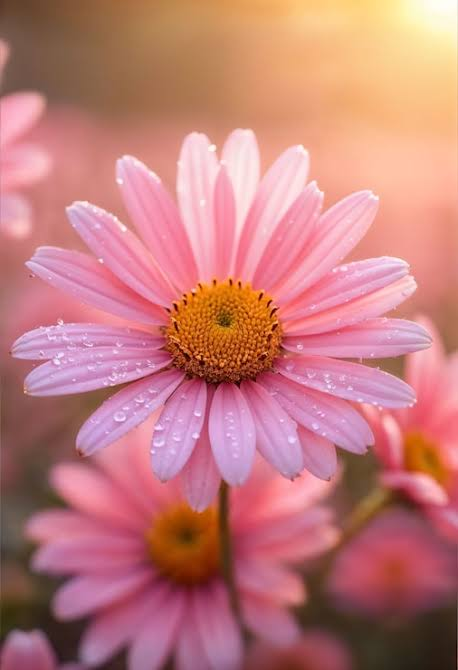
#> input picture phase6/images (1).jpeg, 458 x 670 px, found by its file name
$ python threshold.py
#> lines starting #> are read from the running program, lines starting #| are printed output that depends on the picture; after the words box and inside, x2 and y2 are one past the last pixel; in counts of white or black regions, pixels touching at a corner belong together
import cv2

image=cv2.imread("/Users/tanishqkhetwal/Desktop/open-cv/phase6/images (1).jpeg",cv2.IMREAD_GRAYSCALE)
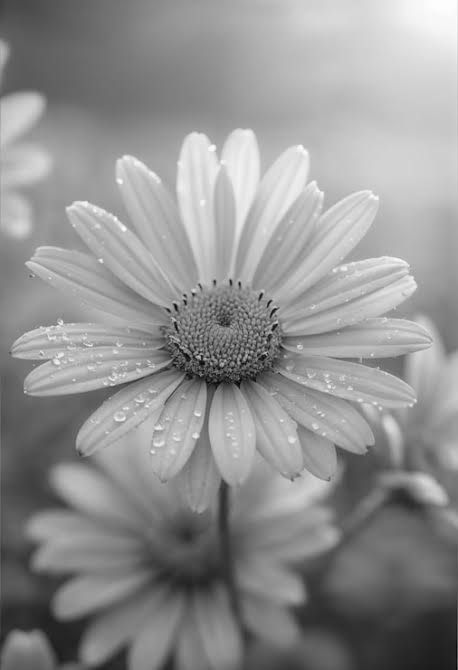
#> image: shape (670, 458); min 2, max 255, mean 145.5

rev,greyscale= cv2.threshold(image,120,255,cv2.THRESH_BINARY)
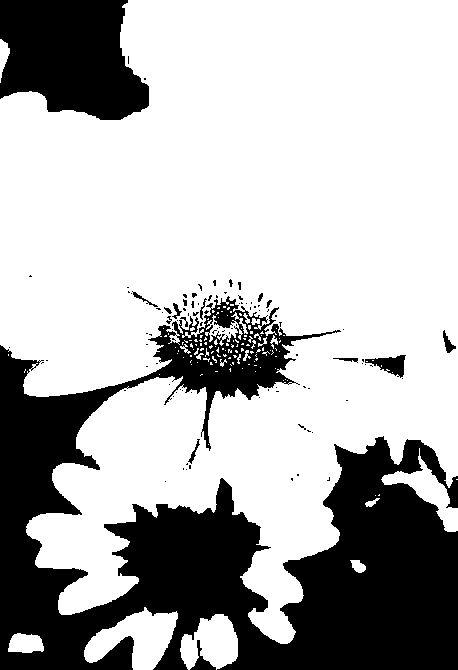
#> greyscale: shape (670, 458); 69.8% white; 102 black regions (86 under 20 px), largest, box (x1, y1, x2, y2) and area: (0, 296, 458, 670) 77039, (0, 0, 149, 120) 13842, (365, 355, 406, 378) 469

cv2.imshow("origina image",image)
cv2.imshow("thresholded  image",greyscale)
cv2.waitKey(0)
cv2.destroyAllWindows()
